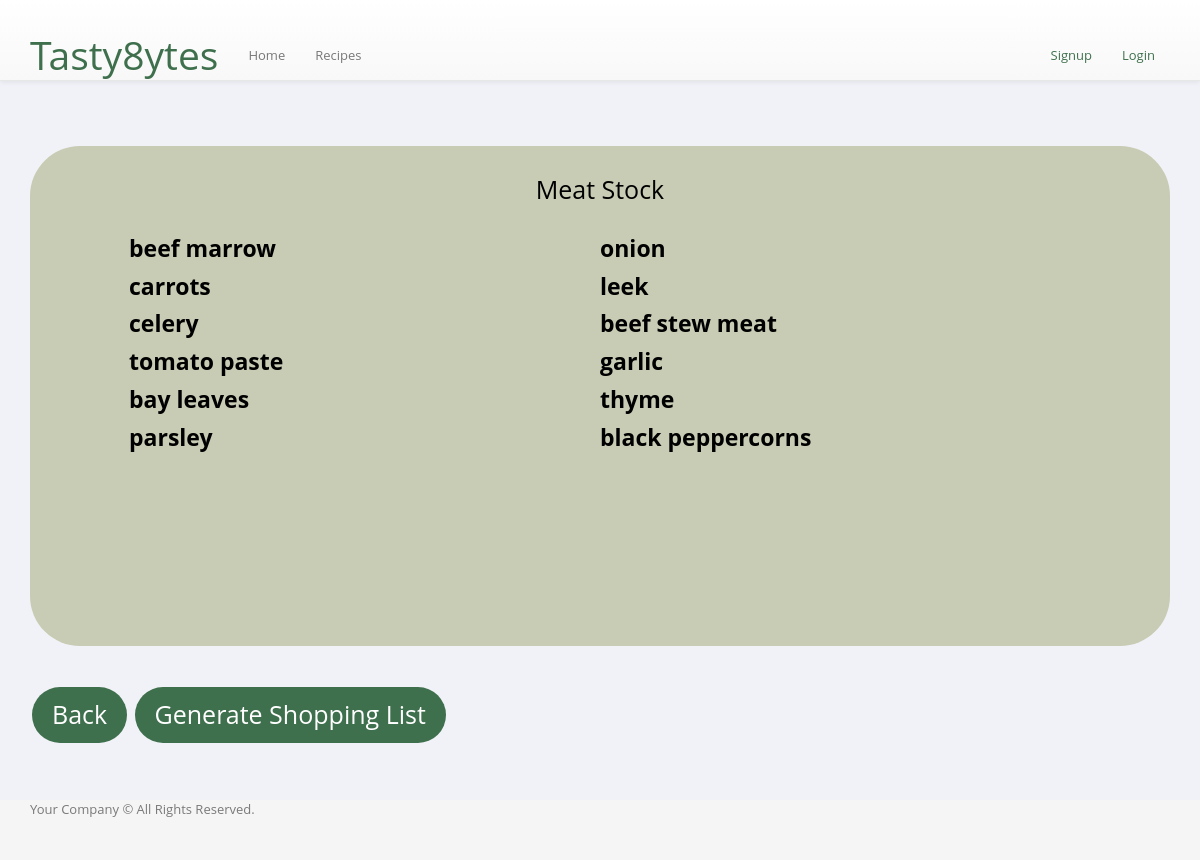
Screenshot of /RecipeInfo/Meat Stock with the database file from the repository.
### tables this page shows
CREATE TABLE Recipes (Recipe_name varchar(255), Ingredient varchar(255));

### backend/complete/views.py (the view)
@views.route('/RecipeInfo/<rname>', methods=["POST", "GET"])
def recipeinfo(rname):
    recipename = rname
    object = pantry_database("instance\\MainDB.db")
    ingredients=object.get_recipe_info(recipename)
    return render_template('pages/RecipeInfo.html', ingredientlist=ingredients, Recipe=recipename)

### controllers/database.py (called while the page is built)
    def establish_connection(self):
        self.connection = sqlite3.connect(self.database_name, timeout = 5000)

    def cursor(self):
        return self.connection.cursor()

    def l_tuple_to_list(self,tuplee):                       #function to change a list of tuples to a normal list
        listt =[]
        for item in tuplee:
            for itemm in item:
                listt.append(itemm)        # all the ingredients are now in a normal list
        return listt

    def get_recipe_info(self,recipe_n):
        cursor=self.cursor().execute("Select distinct Ingredient from Recipes where Recipe_name = ?", ([recipe_n]))
        ingredients=cursor.fetchall()
        ingredients=self.l_tuple_to_list(ingredients)
        cursor.close()
        return ingredients

### backend/complete/templates/pages/RecipeInfo.html (shortened to what this page needs)
{% extends 'layouts/main.html' %}
{% block content %}
<br><br>
<br>
<div class="recipe-info" style="padding-left: 10%; padding-right: 10%;">
  <h2 style="  font-size: 2.5rem; text-align: center; justify-content: center; "> {{Recipe}} </h2>
    <br>
    <div class="row">
      {% for item in ingredientlist %}
      <div class="column">
        <label style="text-align: center; font-size: 23px;"> {{item}} </label>
      </div>
      {% endfor %}
    </div>
    <br><br>
</div>
<br><br>
<a class="GreenButton" type="button" style="text-align: center; align-items: center; font-size: 2.5rem; align-self: center;" href="{{ url_for('views.about') }}">Back</a>
<a class="GreenButton" type="button" style="text-align: center; align-items: center; font-size: 2.5rem; align-self: center;" href="{{ url_for('views.generateshoplist', userid=current_user.id, rname=Recipe)}}">Generate Shopping List</a>
{% endblock %}

### backend/complete/static/css/layout.main.css (style rules this page uses)
html, body { height: 100%; }

### backend/complete/static/css/main.css (style rules this page uses)
a { cursor: pointer; }
.GreenButton { background-color: #3F704D; color: white; border: none; padding: 10px 20px; text-align: center; text-decoration: none; display: inline-block; font-size: 16px; margin: 4px 2px; cursor: pointer; border-radius: 97px; }
.recipe-info { width: 100%; height: 500px; background-color: #c8ccb4; color: black; border-radius: 50px; vertical-align: middle; padding-left: 140px; padding-right: 50px; padding-top: 10px; padding-bottom: 10px; }
.column { float: left; width: 50%; }
.row:after { content: ""; display: table; clear: both; }
body { color: #797979; background: #f1f2f7; font-family: 'Open Sans', sans-serif; padding: 0px !important; margin: 0px !important; font-size: 13px; text-rendering: optimizeLegibility; -webkit-font-smoothing: antialiased; -moz-font-smoothing: antialiased; }
.row { margin-bottom: 20px; }

### rows the page displays
Recipes: Ingredient "beef marrow"
Recipes: Ingredient "onion"
Recipes: Ingredient "carrots"
Recipes: Ingredient "leek"
Recipes: Ingredient "celery"
Recipes: Ingredient "beef stew meat"
Recipes: Ingredient "tomato paste"
Recipes: Ingredient "garlic"
Recipes: Ingredient "bay leaves"
Recipes: Ingredient "thyme"
Recipes: Ingredient "parsley"
Recipes: Ingredient "black peppercorns"

### other values shown
{{ Recipe }} "Meat Stock"
